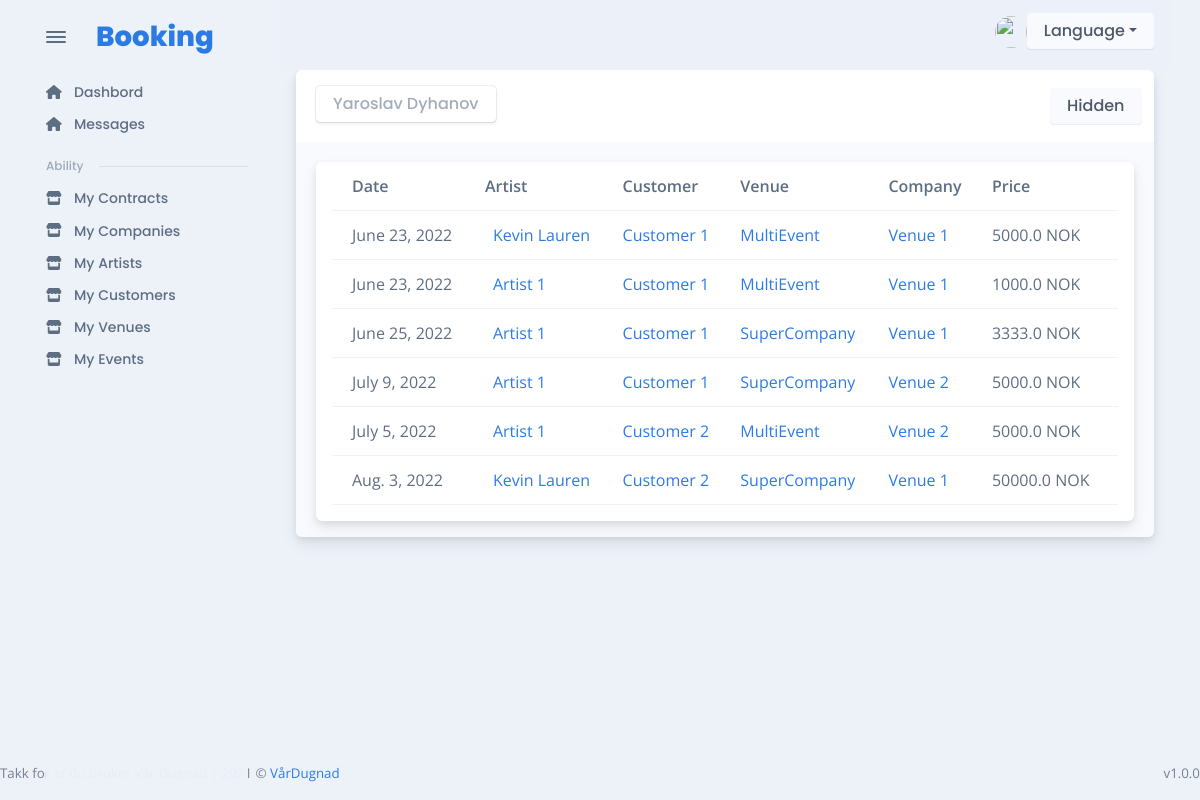
The page /en/contract/user_contracts/13/visible/ (signed in) on the database as committed earlier.
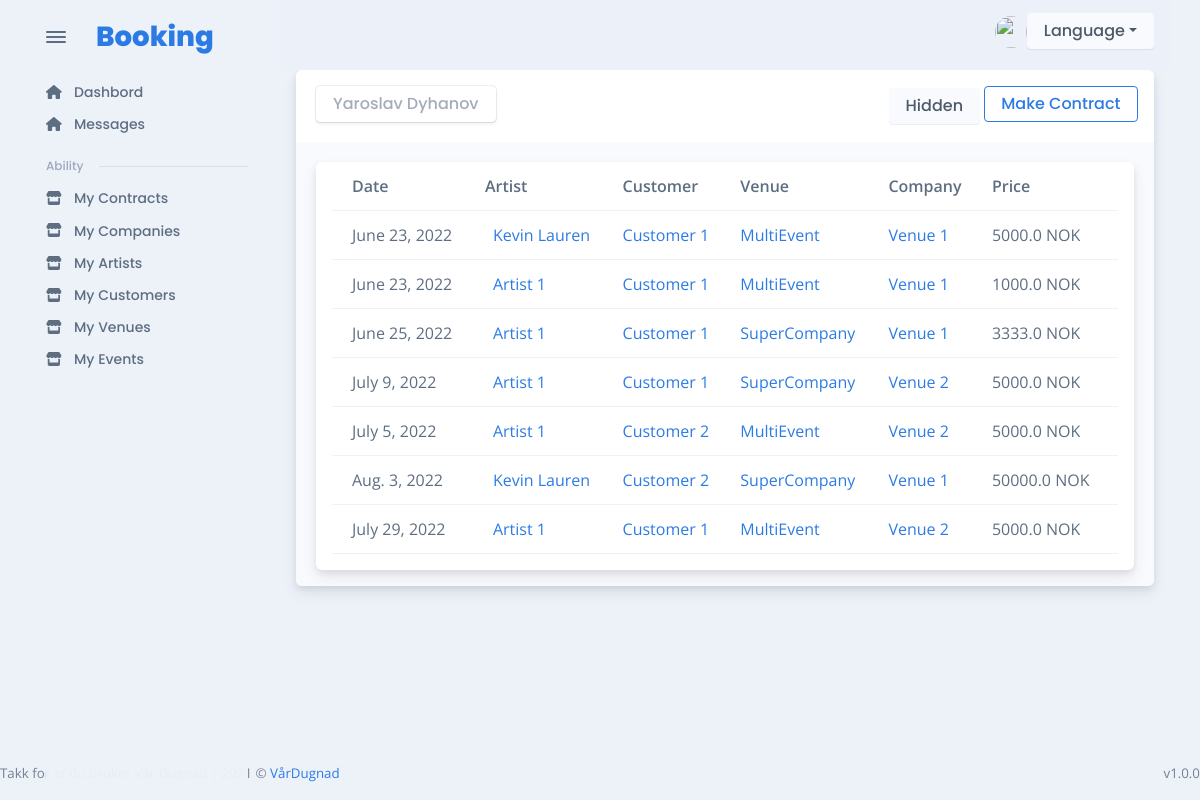
The same page on the database as committed later.
### contract/models.py (models this page shows, shortened)
class Contract(models.Model):
    artist = models.ForeignKey(
        Artist, verbose_name=("Contract artist"), on_delete=models.CASCADE, null=True
    )
    customer = models.ForeignKey(
        Customer, verbose_name=("Customer"), on_delete=models.CASCADE, null=True
    )
    company = models.ForeignKey(
        Company, verbose_name=("Company"), on_delete=models.CASCADE, null=True
    )
    venue = models.ForeignKey(
        Venue, verbose_name=("Venue"), on_delete=models.CASCADE, null=True
    )
    price = models.FloatField(("Price"), max_length=255)
    payment_methods = models.TextField(("Payment Methods"), null=True)
    date = models.DateField("Date", null=True)
    comment = models.TextField(("Comment"), blank=True, null=True)
    visible = models.BooleanField(("Visible"), default=True, null=True)
    signed = models.BooleanField(("Signed"), default=False, null=True)
    ADITIONAL_STAFF_CHOICES = (
        ("Reise", "Reise"),
        ("Hotell", "Hotell"),
        ("Tono", "Tono"),
        ("Interntransport", "Interntransport"),
        ("Middag", "Middag"),
        ("Lunsj", "Lunsj"),
        ("Teknikk", "Teknikk"),
    )
    aditional_staff = MultiSelectField(choices=ADITIONAL_STAFF_CHOICES, null=True)
    contract = RichTextField("Artist Contract", null=True, blank=True)
    contract_pdf_url = models.CharField(
        ("Contract PDF"), max_length=150, null=True, blank=True
    )
    class Meta:
        unique_together = ("artist", "customer", "date")

### artist/models.py (models this page shows, shortened)
class Artist(models.Model):
    name = models.CharField("name", max_length=255, unique=True)
    technical_raider = RichTextField("technical raider")
    hospitality_raider = RichTextField("technical raider")
    active = models.BooleanField(default=True)

### customer/models.py (models this page shows, shortened)
class Customer(models.Model):
    organization_number = models.CharField(
        "Organization number", max_length=255, unique=True
    )
    name = models.CharField("Name", max_length=255, unique=True)
    address = models.CharField("Address", max_length=255)
    zip_code = models.CharField("Zip Code", max_length=255)
    city = models.CharField("City", max_length=255)
    active = models.BooleanField(default=True)

### company/models.py (models this page shows, shortened)
class Company(models.Model):
    organization_number = models.CharField(("Organozation Number"), max_length=150)
    name = models.CharField(("Name"), max_length=150)
    address = models.CharField(("Address"), max_length=150)
    zip_code = models.CharField(("Zip Code"), max_length=50)
    city = models.CharField(("City"), max_length=50)
    terms = RichTextField("Terms", null=True)
    icon = models.FileField(("icon"), upload_to="category_image", null=True)
    active = models.BooleanField(("Active"), default=True)

### venue/models.py (models this page shows, shortened)
class Venue(models.Model):
    name = models.CharField("Name", max_length=255)
    address = models.CharField("Address", max_length=255)
    zip_code = models.CharField("Zip Code", max_length=255)
    city = models.CharField("City", max_length=255)
    phone = models.CharField("Phone", max_length=255)
    email = models.EmailField("Email", max_length=255)
    capacity = models.CharField("Capacity", max_length=255)
    opening = models.TimeField(("Opening Time"), auto_now=False, auto_now_add=False)
    closing = models.TimeField(("Closing Time"), auto_now=False, auto_now_add=False)
    age_limit = models.IntegerField(("Age Limit"))
    comment = models.TextField(("Comment"), blank=True)
    equipment = models.TextField(("Equipment"), blank=True)
    POWER_CHOICES = (
        ("32 Amp Blå", "32 Amp Blå"),
        ("32 Amp rød", "32 Amp rød"),
        ("63 Amp Blå", "63 Amp Blå"),
        ("63 Amp rød", "63 Amp rød"),
    )
    power = MultiSelectField(choices=POWER_CHOICES)
    active = models.BooleanField(default=True)

### contract/views.py (the view)
def get_visible_contracts_for_user(request, user_id):
    user = user_handle.get_user_by_id(user_id)
    try:
        contracts = handle_contract.get_contracts_for_user(user)
    except Exception as err:
        print(err)
        messages.error(request, "Something went wrong")
    return render(
        request,
        "contract/contracts_for_user.html",
        {"contracts": contracts, "hidden": False},
    )

### artist/templatetags/artist_tags.py (called while the page is built)
@register.filter
def has_access_to_artist(user):
    return ArtistAccess.objects.filter(access=user)

@register.filter
def get_name_hidden_block_contract(contract_id):
    return f"contract_id_hidden_block_{contract_id}"

@register.filter
def is_allowed_to_change(user, contract):
    return ContractEventTeam.objects.filter(contract=contract, user=user, role="admin")

@register.filter
def user_company_admin(user):
    return CompanyAccess.objects.filter(access=user, admin=True)

### contract/services/handle_contract.py (called while the page is built)
def get_contracts_for_user(user, visible=True):
    customer_ids = [
        el.customer.id for el in CustomerAccess.objects.filter(access=user, admin=True)
    ]
    contract_ids = [
        el.contract.id for el in ContractEventTeam.objects.filter(user=user)
    ]
    return Contract.objects.filter(id__in=contract_ids, visible=visible)

### customer/templatetags/customer_tags.py (called while the page is built)
@register.filter
def has_access_to_customer(user):
    return CustomerAccess.objects.filter(access=user)

@register.filter
def user_hass_access_to_contract(user):
    if user.is_authenticated:
        return ContractEventTeam.objects.filter(user=user)

### event/templatetags/event_tags.py (called while the page is built)
@register.filter
def has_access_to_event(user):
    return EventTeam.objects.filter(user = user)

### templates/contract/contracts_for_user.html (shortened to what this page needs)
{% extends 'base/auth_base.html' %}
{% load static %}
{% load widget_tweaks %}
{% load artist_tags %}
{% block link %}
    <link rel="stylesheet" href="{% static  'css/artist_events.css' %}">
{% endblock link %}
{% block content %}
<div class="card">
  <div class="card-header">
    <div class="row flex-between-center">
      <div class="col-4 col-sm-auto  align-items-center pe-0" style="width:99%; display: flex; justify-content: space-between;">
        <div class="btn btn-falcon-default me-1 mb-1 disabled">{{user.get_full_name}}</div>
        <div class="block">
            {% if not hidden %}
                <a class="btn btn-light" href="{% url 'get_hidden_contracts_for_user' user.id %}">Hidden</a>
                {% if user|user_company_admin %}
                    <a class="btn btn-outline-primary  me-1 mb-1"   href="{% url 'customer_create_contract_from_user' user.id %}">Make Contract</a>
                {% endif %}
            {% else %}
                <a class="btn btn-success" href="{% url 'get_visible_contracts_for_user' user.id %}">Visible</a>
            {% endif %}
        </div>
      </div>
    </div>
  </div>
  <div class="card-body bg-light pb-0">
      {% if contracts|length %}
      <div class="container">
        <div class="row" id="main">
            <div class="card mb-3" style="max-width: 1800px;">
                <div class="row g-0" id="row_row">
                    <table class="table table-hover table-striped overflow-hidden contract_table_list">
                    <thead>
                        <tr>
                        <th scope="col">Date</th>
                        <th scope="col">Artist</th>
                        <th scope="col">Customer</th>
                        <th scope="col">Venue</th>
                        <th scope="col">Company</th>
                        <th score="col">Price</th>
                        </tr>
                    </thead>
                    <tbody>
                        {% for contract in contracts %}
                            <tr class="align-middle table_contract_main_row" id="{{contract.id|get_name_hidden_block_contract}}">
                                <td>{{contract.date}}</td>
                                <td class="text-nowrap">
                                    <div class="d-flex align-items-center">
                                    <div class="ms-2"><a href="{% url 'artist_details' contract.artist.id %}">{{contract.artist.name}}</a></div>
                                    </div>
                                </td>
                                <td><div class="block">
                                    <a href="{% url 'customer_details' contract.customer.id %}">{{contract.customer.name}}</a>
                                </div></td>
                                <td><div class="block">
                                    <a href="{% url 'get_company_details' contract.company.id %}">{{contract.company.name}}</a>
                                </div></td>
                                <td><div class="block">
                                    <a href="{% url 'get_venue_details' contract.venue.id %}">{{contract.venue.name}}</a>
                                </div></td>
                                <td>{{contract.price}} <span>NOK</span></td>
                            </tr>
                        {% endfor %}
                    </tbody>
                    </table>
                    </div>
                </div>
            </div>
        </div>
    </div>
      {% else %}
        {% if hidden %}
            <p>There is no any hidden contract</p>
        {% else %}
            <p>This custoer has no contarct</p>
        {% endif %}
      {% endif %}
    </div>
  </div>
  </div>
{% endblock %}

Rows that differ between the two databases and show on the page:
added Contract: date "July 29, 2022", artist.name "Artist 1", customer.name "Customer 1", company.name "MultiEvent", venue.name "Venue 2", price "5000.0"
Other text that changed with them:
text now shown: "Make Contract"
